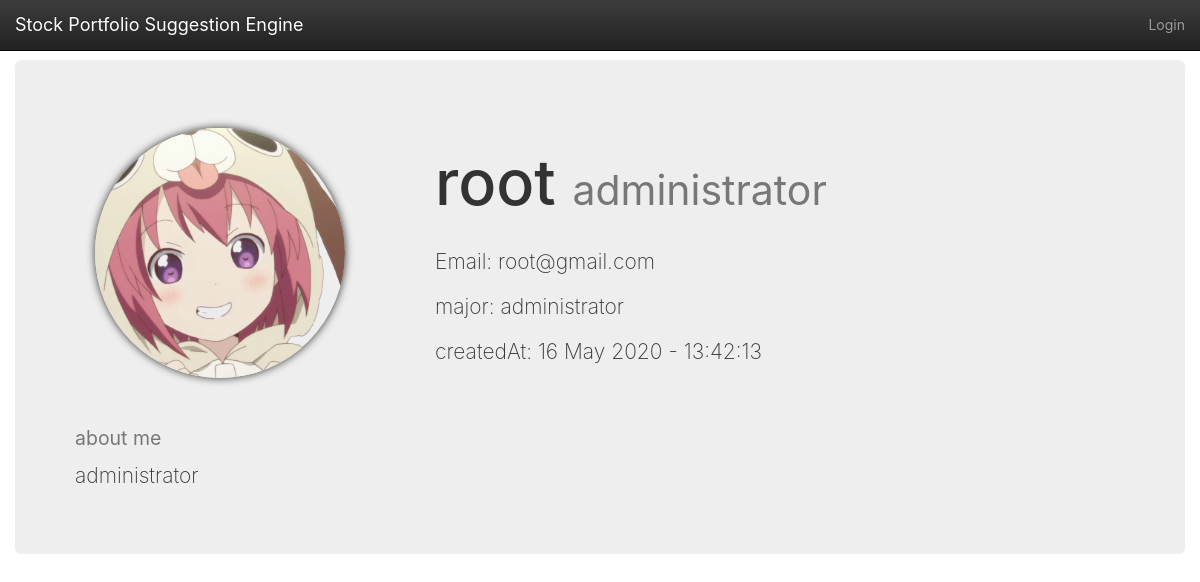
/users/1/, run on an earlier commit of the app's database.
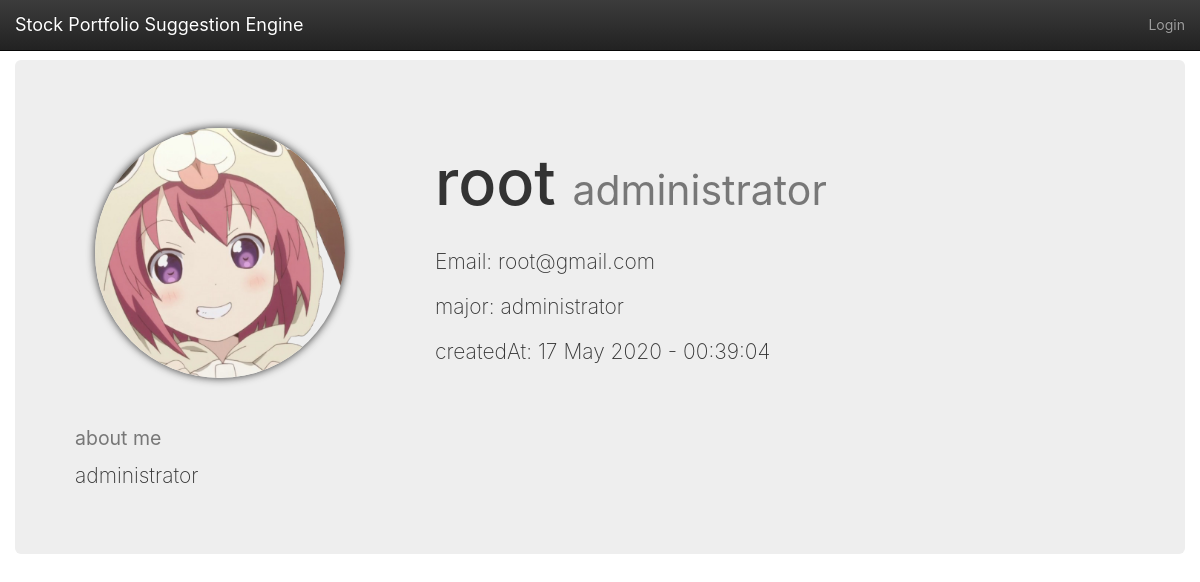
And on a later commit of the database.
### app/models.py (models this page shows, shortened)
class User(UserMixin, db.Model):
    __tablename__ = 'users'
    id = db.Column(db.Integer, primary_key=True)
    email = db.Column(db.String(64), unique=True)
    name = db.Column(db.String(64))
    password_hash = db.deferred(db.Column(db.String(128)))
    major = db.Column(db.String(128))
    role_id = db.Column(db.Integer, db.ForeignKey('roles.id'))
    headline = db.Column(db.String(32), nullable=True)
    about_me = db.deferred(db.Column(db.Text, nullable=True))
    about_me_html = db.deferred(db.Column(db.Text, nullable=True))
    avatar = db.Column(db.String(128))
    member_since = db.Column(db.DateTime(), default=datetime.utcnow)
    @property
    def password(self):
        raise AttributeError('password is not readable attribute')
    investments = db.relationship('Investment',
                           backref=db.backref('user', lazy='joined'),
                           lazy='dynamic',
                           cascade='all, delete-orphan')
    def avatar_url(self, _external=False):
        if self.avatar:
            avatar_json = json.loads(self.avatar)
            if avatar_json['use_out_url']:
                return avatar_json['url']
            else:
                return url_for('_uploads.uploaded_file', setname=avatars.name, filename=avatar_json['url'],
                               _external=_external)
        else:
            return url_for('static', filename='img/avatar.png', _external=_external)

### app/main/user/views.py (the view)
@user.route('/<int:user_id>/')
def detail(user_id):
    the_user = User.query.get_or_404(user_id)
    return render_template("user_detail.html", user=the_user,
                           title=u"user: " + the_user.name)

### app/main/index/views.py (called while the page is built)
@main.app_context_processor
def inject_permissions():
    return dict(Permission=Permission)

### app/models.py (called while the page is built)
    def can(self, permissions):
        return False

### app/main/user/templates/user_detail.html (shortened to what this page needs)
{% extends "base.html" %}
{% from "bootstrap/pagination.html" import render_pagination %}
{% block mycontent %}
<div class="jumbotron">
  <div class="row">
    {%- if user.avatar_url() -%}
    <div class="col-md-3 animated bounceIn">
      {%- if current_user.id == user.id or current_user.can(Permission.UPDATE_OTHERS_INFORMATION) -%}
      <a href="{{ url_for('user.avatar',user_id=user.id) }}" data-toggle="tooltip"
         data-placement="bottom" title="change avatar">
        <div class="avatar avatar-large"
             style="background-image: url({{ user.avatar_url() }})"></div>
      </a>
      {%- else -%}
      <div class="avatar avatar-large"
           style="background-image: url({{ user.avatar_url() }})"></div>
      {%- endif -%}
    </div>
    {%- endif -%}
    <div class="col-md-6 col-md-offset-1 animated fadeIn">
      <h1 class="page-header">{{ user.name }}
        {% if user.headline %}
        <small>{{ user.headline }}</small>
        {% endif %}
      </h1>
      <p>Email: {{ user.email }}</p>
      {% if user.major %}
      <p>major: {{ user.major }}</p>
      {% endif %}
      <p>createdAt: {{ user.member_since.strftime('%d %B %Y - %H:%M:%S') }}</p>
    </div>
  </div>
  {% if user.about_me_html %}
  <h2>
    <small>about me</small>
  </h2>
  {{ user.about_me_html|safe }}
  {% elif user.about_me %}
  <p>{{ user.about_me }}</p>
  {% endif %}
</div>
{% endblock %}

### app/templates/base.html (shortened to what this page needs)
{%- extends "bootstrap/base.html" -%}
{%- from 'bootstrap/utils.html' import flashed_messages,icon -%}
{%- block styles -%}
    <link href="{{ url_for('static',filename='css/bootstrap.min.css') }}" rel="stylesheet">
    <link href="{{ url_for('static',filename='css/bootstrap-theme.min.css') }}" rel="stylesheet">
    <link href="{{ url_for('static',filename='css/main.css') }}" rel="stylesheet">
{%- endblock -%}
{%- block body_attribs %} class="Site"{%- endblock -%}
{%- block navbar -%}
    <nav class="navbar  navbar-inverse navbar-fixed-top">
        <div class="container-fluid">
            <div class="navbar-header">
                <a class="navbar-brand" href="{{ url_for('main.index') }}">Stock Portfolio Suggestion Engine</a>
            </div>
            <div class="collapse navbar-collapse" id="bs-example-navbar-collapse-1">
                <ul class="nav navbar-nav navbar-right">
                    {%- if current_user.is_authenticated -%}
                        <li {% if request.path == url_for('user.detail',user_id=current_user.id) -%}
                            class="active"{%- endif -%} >
                            <a href="{{ url_for('user.detail',user_id=current_user.id) }}">{{ current_user.name }}</a>
                        </li>
                        <li><a href="{{ url_for('auth.logout') }}">Logout</a></li>
                    {%- else -%}
                        <li><a href="{{ url_for('auth.login') }}">Login</a></li>
                    {%- endif -%}
                </ul>
            </div>
        </div>
    </nav>
{%- endblock -%}
{%- block content -%}
    <main class="container-fluid Site-content">
        {%- block mycontent -%}{%- endblock -%}
    </main>
{%- endblock -%}

### app/static/css/main.css (style rules this page uses)
html, body { height: 100%; width: 100%; margin: 0; padding: 0; }
.Site { display: -webkit-box; display: -moz-box; display: -ms-flexbox; display: -webkit-flex; display: flex; flex-direction: column; }
.Site-content { -webkit-box-flex: 1 0 auto; -moz-box-flex: 1 0 auto; -webkit-flex: 1 0 auto; -ms-flex: 1 0 auto; flex: 1 0 auto; width: 100%; margin-top: 60px; }
html, body, main { font-family: -apple-system, "Helvetica Neue", Helvetica, Arial, sans-serif; }
.avatar { background-position: center; box-shadow: 0 0 8px rgba(0, 0, 0, .8); -webkit-box-shadow: 0 0 8px rgba(0, 0, 0, .8); -moz-box-shadow: 0 0 8px rgba(0, 0, 0, .8); background-size: cover; transition: transform .5s ease-in-out; }
.avatar-large { width: 250px; height: 250px; border-radius: 125px; -webkit-border-radius: 125px; -moz-border-radius: 125px; margin: 20px; }
.animated { -webkit-animation-fill-mode: both; -moz-animation-fill-mode: both; -ms-animation-fill-mode: both; -o-animation-fill-mode: both; animation-fill-mode: both; -webkit-animation-duration: 1s; -moz-animation-duration: 1s; -ms-animation-duration: 1s; -o-animation-duration: 1s; animation-duration: 1s; }
.bounceIn { -webkit-animation-name: bounceIn; -moz-animation-name: bounceIn; -o-animation-name: bounceIn; animation-name: bounceIn; }
.fadeIn { -webkit-animation-name: fadeIn; -moz-animation-name: fadeIn; -o-animation-name: fadeIn; animation-name: fadeIn; }

What changed in the data, as far as the page shows it:
changed User "root": member_since "16 May 2020 - 13:42:13" → "17 May 2020 - 00:39:04"
